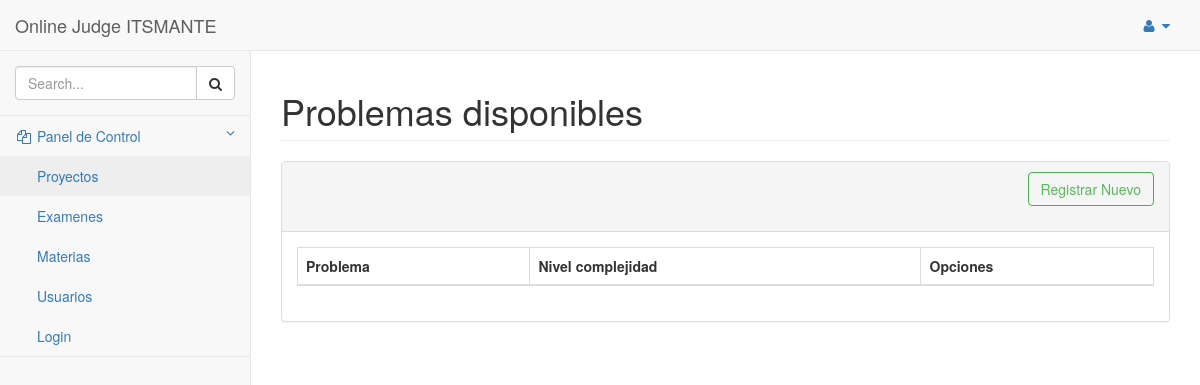
Page /pages/listar_proyecto.php on the earlier database version.
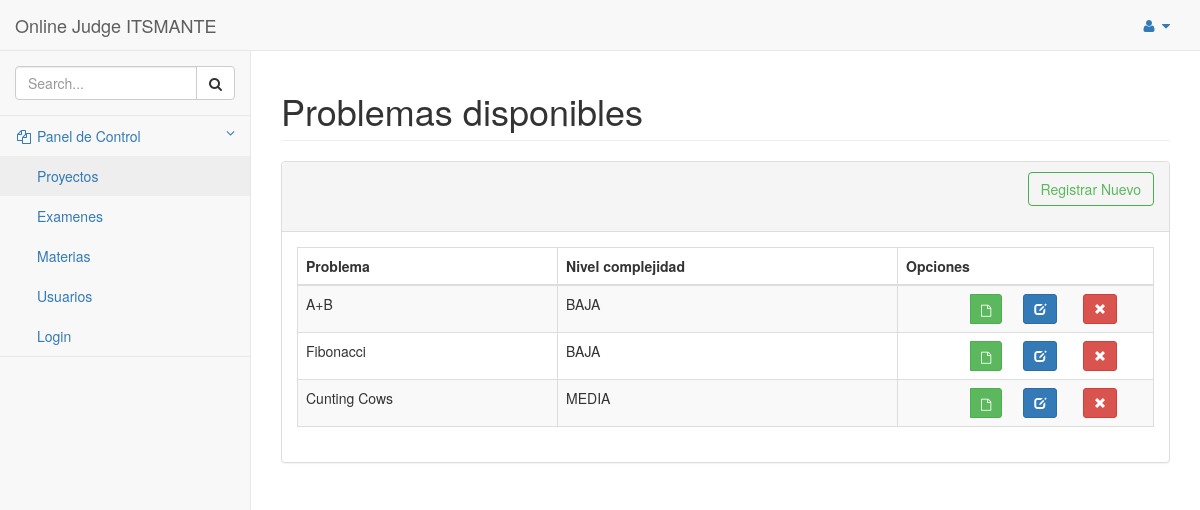
Same page on the later database version.
### tables this page shows
CREATE TABLE `proyecto` (
  `idproyecto` int(11) NOT NULL AUTO_INCREMENT,
  `rutaProyecto` varchar(255) NOT NULL,
  `complejidad` varchar(45) NOT NULL,
  `estado` varchar(45) NOT NULL,
  `idDocente` int(11) NOT NULL,
  `nombreProyecto` varchar(200) NOT NULL,
  PRIMARY KEY (`idproyecto`),
  KEY `idDocente_fk_idx` (`idDocente`),
  CONSTRAINT `maestro` FOREIGN KEY (`idDocente`) REFERENCES `docente` (`idUsuario`) ON DELETE CASCADE ON UPDATE CASCADE
);

### pages/listar_proyecto.php (the view, shortened to what this page needs)
<!DOCTYPE html>
<html>
    <head>
        <link href="../bower_components/bootstrap/dist/css/bootstrap.min.css" rel="stylesheet">
        <link href="../bower_components/metisMenu/dist/metisMenu.min.css" rel="stylesheet">
        <link href="../bower_components/datatables-plugins/integration/bootstrap/3/dataTables.bootstrap.css" rel="stylesheet">
        <link href="../bower_components/datatables-responsive/css/dataTables.responsive.css" rel="stylesheet">
        <link href="../dist/css/sb-admin-2.css" rel="stylesheet">
        <link href="../bower_components/font-awesome/css/font-awesome.min.css" rel="stylesheet" type="text/css">
    </head>
    <body>
        <div id="wrapper">
            <nav class="navbar navbar-default navbar-static-top" role="navigation" style="margin-bottom: 0">
                <div class="navbar-header">
                    <a class="navbar-brand" href="index.html">Online Judge ITSMANTE</a>
                </div>
                <ul class="nav navbar-top-links navbar-right">
                    <li class="dropdown">
                        <a class="dropdown-toggle" data-toggle="dropdown" href="#">
                            <i class="fa fa-user fa-fw"></i>  <i class="fa fa-caret-down"></i>
                        </a>
                    </li>
                </ul>
                <div class="navbar-default sidebar" role="navigation">
                    <div class="sidebar-nav navbar-collapse">
                        <ul class="nav" id="side-menu">
                            <li class="sidebar-search">
                                <div class="input-group custom-search-form">
                                    <input type="text" class="form-control" placeholder="Search...">
                                    <span class="input-group-btn">
                                        <button class="btn btn-default" type="button">
                                            <i class="fa fa-search"></i>
                                        </button>
                                    </span>
                                </div>
                            </li>
                            <li class="active">
                                <a href="#"><i class="fa fa-files-o fa-fw"></i> Panel de Control<span class="fa arrow"></span></a>
                                <ul class="nav nav-second-level">
                                    <li>
                                        <a href="listar_proyecto.php">Proyectos</a>
                                    </li>
                                    <li>
                                        <a href="Gestionar_Examenes.html">Examenes</a>
                                    </li>
                                    <li>
                                        <a href="listarMateria_merce.html">Materias</a>
                                    </li>
                                    <li>
                                        <a href="GestionarUsuario-joosuse.html">Usuarios</a>
                                    </li>
                                    <li>
                                        <a href="login.html">Login</a>
                                    </li>
                                </ul>
                            </li>
                        </ul>
                    </div>
                </div>
            </nav>
            <div id="page-wrapper">
                <div class="row">
                    <div class="col-lg-12">
                        <h1 class="page-header">Problemas disponibles</h1>
                    </div>
                </div>
                <div class="row">
                    <div class="col-lg-12">
                        <div class="panel panel-default">
                            <div class="panel-heading">
                                <div class="form-group text-right">
                                    <button class="btn  btn-outline btn-success" id="delete" onclick="window.open('gp_nuevo_proyecto.php', '_self', 'false')">Registrar Nuevo</button>
                                </div>
                            </div>
                            <div class="panel-body">
                                <div class="dataTable_wrapper">
                                    <table class="table table-striped table-bordered table-hover" id="dataTables-example">
                                        <thead>
                                            <tr>
                                                <th>Problema</th>
                                                <th>Nivel complejidad</th>
                                                <th>Opciones</th>
                                            </tr>
                                        </thead>
                                        <tbody>
<?php
try {
    $mysqli = Conectarse();
    $query = 'SELECT idproyecto,rutaProyecto,complejidad,nombreProyecto FROM proyecto WHERE estado='
            . "'ACTIVO';";
    $resultado = $mysqli->query($query);
    while ($row = mysqli_fetch_array($resultado, MYSQLI_BOTH)) {
        if (isset($row['idproyecto'])) {
            ?>
                                                        <tr class="odd gradeX">
                                                            <td><?php echo $row['nombreProyecto']; ?></td>
                                                            <td><?php echo $row['complejidad']; ?></td>
                                                            <td class="">
                                                                <div class="row">
                                                                    <div class="toolbar text-center "  role="toolbar" >
                                                                        <div class="row col-md-offset-2 col-md-4"><form role="form" class="form-inline"  method="POST" action="Gestionar_Proyectos _vizualizar.php">
                                                                                <div class="btn-group" role="group" >
                                                                                    <button type="submit"  class="btn btn-sm btn-success col-md-offset-2"
                                                                                            name="visualizar" value="<?php echo $row['rutaProyecto']; ?>"
                                                                                            onclick="window.open('Gestionar_Proyectos _vizualizar.php', '_self', 'false')">
                                                                                        <i class="glyphicon fa fa-file-o"></i>
                                                                                    </button>
                                                                                </div>
                                                                            </form></div>
                                                                        <div class="row col-md-4 ">
                                                                            <form role="form" class="form-inline"  method="POST" action="gp_modificar_proyecto.php">
                                                                                <div class="btn-group" role="group" >
                                                                                    <button type="submit" class="btn btn-sm btn-primary col-md-offset-2" name="editar"
                                                                                            value="<?php echo $row['idproyecto']; ?>"
                                                                                            onclick="window.open('gp_modificar_proyecto.php', '_self', 'false')">
                                                                                        <i class="glyphicon glyphicon-edit"></i>
                                                                                    </button>
                                                                                </div>
                                                                            </form>
                                                                        </div>
                                                                        <div class="row col-md-4 form-inline">
                                                                            <button class="btn btn-sm btn-danger"  value="<?php echo ' '.$row['idproyecto']; ?>" id="btn_delete" name="elimiar_pro" data-toggle="modal"  data-target="#myModal">
                                                                                <i class="glyphicon glyphicon-remove"></i>
                                                                            </button>
                                                                        </div>
                                                                    </div>
                                                                </div>
                                                                </div>
            <?php
        } else {
            echo $query;
        }
    }
} catch (RuntimeException $e) {
    echo '<div class="col-lg-4">
                    <div class="panel panel-danger">
                        <div class="panel-heading">
                            Error al conectar a la base de datos
                        </div>
                        <div class="panel-body">
                            <p>Lorem ipsum dolor sit amet, consectetur adipiscing elit. Vestibulum tincidunt est vitae ultrices accumsan. Aliquam ornare lacus adipiscing, posuere lectus et, fringilla augue.</p>
                        </div>
                        <div class="panel-footer">
                            Panel Footer
                        </div>
                    </div>
                </div>';
}
?>
                                        </tbody>
                                    </table>
                                </div>
                            </div>
                        </div>
                    </div>
                </div>
            </div>
        </div>
    </body>
</html>

Differences in the rows shown:
added proyecto: nombreProyecto "A+B", complejidad "BAJA", $row['idproyecto'] 56 (drawn)
added proyecto: nombreProyecto "Fibonacci", complejidad "BAJA", $row['idproyecto'] 57 (drawn)
added proyecto: nombreProyecto "Cunting Cows", complejidad "MEDIA", $row['idproyecto'] 58 (drawn)
